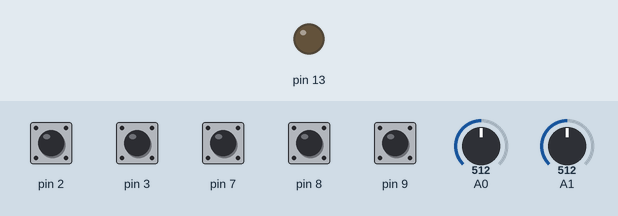
Simulated run of this sketch. Board: Arduino Uno, built with avr-gcc and run on an emulated ATmega328P. Shown: output pins drawn as LEDs (lit = HIGH). Inputs (shaded band) come from the test bench; at power-on: pin 2, pin 3, pin 7–9 HIGH, A0 = 512, A1 = 512.

Above: at 1.2 s.
1.3 s: A0 set to 531
2.8 s: A0 set to 559
At 3.4 s:
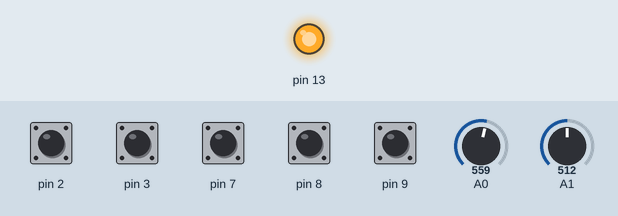
4.3 s: A0 set to 511
At 5.2 s:
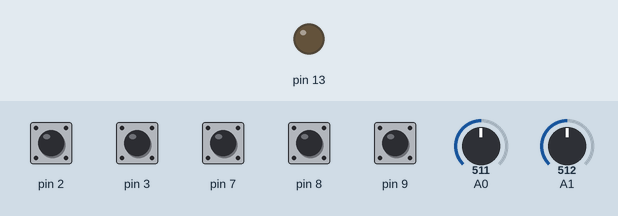
5.8 s: A0 set to 472
7.3 s: A0 set to 441
At 8.7 s:
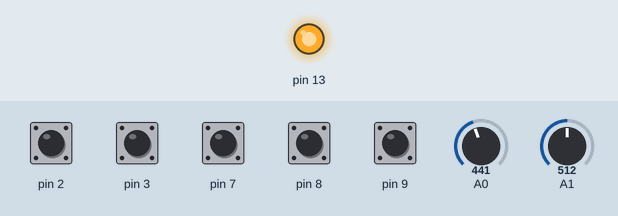
Timing chart, 0 to 9.8 s (numbered marks = the images above; inputs shaded):
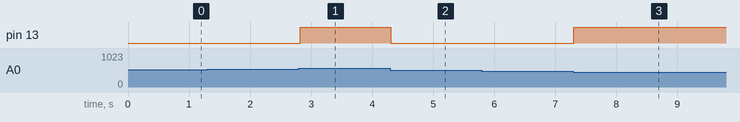

Measured:
- the behaviour switches between 545 and 546 on A0 (found by bisection; images 0 and 1)
- the behaviour switches between 458 and 457 on A0 (found by bisection; images 2 and 3)
- after the input at 1.3 s, every drawn part: stays the same
- after the input at 2.8 s, pin 13: LOW → HIGH at once
- after the input at 4.3 s, pin 13: HIGH → LOW at once
- after the input at 5.8 s, every drawn part: stays the same
- after the input at 7.3 s, pin 13: LOW → HIGH at once

The sketch:

car_rtmo.ino
```cpp
#include <SoftwareSerial.h>

uint8_t button = 0;
char asasas[20];
uint8_t sendStop = 0;
SoftwareSerial SerialS2(A2, A3); // RX, TX
int axis_X = 0;
int axis_Y = 0;
void setup() {
  // put your setup code here, to run once:
  SerialS2.begin(57600);
  //Serial.begin(115200);
  pinMode(2, 2);
  pinMode(3, 2);
  pinMode(8, 2);
  pinMode(9, 2);

  pinMode(7, 2);
  pinMode(13,OUTPUT);
}

void loop() {
  // put your main code here, to run repeatedly:
  axis_X = map(analogRead(A1), 0, 1023, 0, 255);
  axis_Y = map(analogRead(A0), 1023, 0, 0, 255);
  button = (!digitalRead(2) * 0b01000000) + (!digitalRead(3) * 0b00100000) + (!digitalRead(8) * 0b00010000) + (!digitalRead(9) * 0b00001000) + (!digitalRead(7) * 0b00000010);
  //Serial.print("X = ");
  //Serial.println(axis_X); //X
 // Serial.print("Y = ");
  //Serial.println(axis_Y); //Y
  //sprintf(asasas, "0x%x\r\n", button);
  //Serial.print(asasas);
  //Serial.print("\r\n\r\n ");

  if (axis_X > 145 | axis_X < 125 | axis_Y > 140 | axis_Y < 119 | button != 0) {
    sendStop  = 0;
    digitalWrite(13,1);
    SerialS2.write(0xa0);
    SerialS2.write(axis_X); //145,125
    SerialS2.write(axis_Y); //140,119

    SerialS2.write(button);
    SerialS2.write(0xff);
    SerialS2.write(0x0a);
  } else {
    if (sendStop < 20) {
      sendStop ++;
       digitalWrite(13,0);
      SerialS2.write(0xa0);
      SerialS2.write(0x8a);
      SerialS2.write(0x87);

      SerialS2.write(button);
      SerialS2.write(0xff);
      SerialS2.write(0x0a);

    }
  }

  delay(20);

}
```
